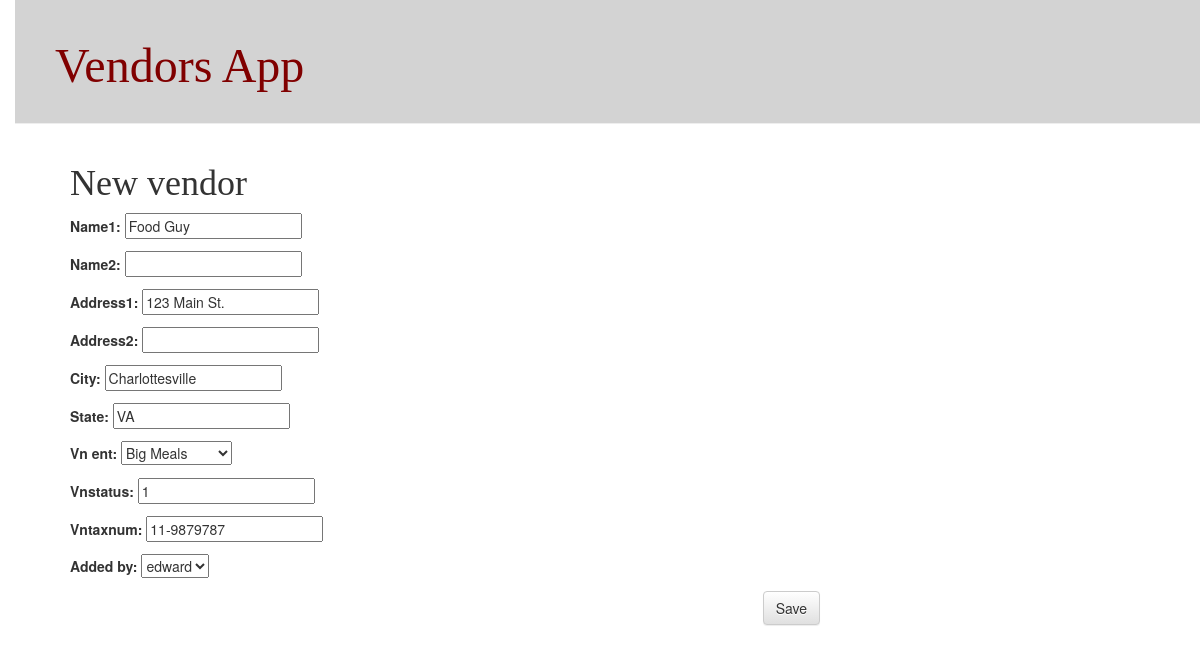
Screenshot of /vendor/1/edit/ with the database file from the repository.
### vendors/models.py (models this page shows, shortened)
class Vendor(TimeStampedModel, models.Model):
    name1 = models.CharField(max_length=50)
    name2 = models.CharField(max_length=50, blank=True)
    address1 = models.CharField(max_length=50)
    address2 = models.CharField(max_length=50, blank=True)
    city = models.CharField(max_length=50)
    state = models.CharField(max_length=2)
    vnstatus = models.SmallIntegerField()
    vntaxnum = models.CharField(max_length=15)
    vn_ent = models.ForeignKey(Entity)
    added_dt = models.DateTimeField(default=timezone.now)
    added_by = models.ForeignKey('auth.User')
    mod_dt = models.DateTimeField(blank=True, null=True)

### vendors/views.py (the view)
# urls.py: url(r'^vendor/(?P<pk>\d+)/edit/$', views.vendor_edit, name='vendor_edit'),
def vendor_edit(request, pk):
    vendor = get_object_or_404(Vendor, pk=pk)
    if request.method == "POST":
        form = VendorForm(request.POST, instance=vendor)
        if form.is_valid():
            vendor = form.save(commit=False)
            vendor.added_by = request.user
            vendor.published_date = timezone.now()
            vendor.save()
            return redirect('vendor_detail', pk=vendor.pk)
    else:
        form = VendorForm(instance=vendor)
    return render(request, 'vendors/vendor_edit.html', {'form': form})

### vendors/forms.py
class VendorForm(forms.ModelForm):
    class Meta:
        model = Vendor
        fields = ('name1', 'name2', 'address1', 'address2', 'city', 'state', 'vn_ent',
                  'vnstatus', 'vntaxnum', 'added_by')

### vendors/models.py (called while the page is built)
    def __str__(self):
        return self.ent_name

### vendors/templates/vendors/vendor_edit.html
{% extends 'vendors/base.html' %}
{% block content %}
    <h1>New vendor</h1>
    <form method="POST" class="vendor-form">{% csrf_token %}
        {{ form.as_p }}
        <button type="submit" class="save btn btn-default">Save</button>
    </form>
{% endblock %}

### rows the page displays
Vendor: name1 "Food Guy", address1 "123 Main St.", city "Charlottesville", state "VA", vn_ent "Big Meals", vnstatus "1", vntaxnum "11-9879787", added_by "edward"
